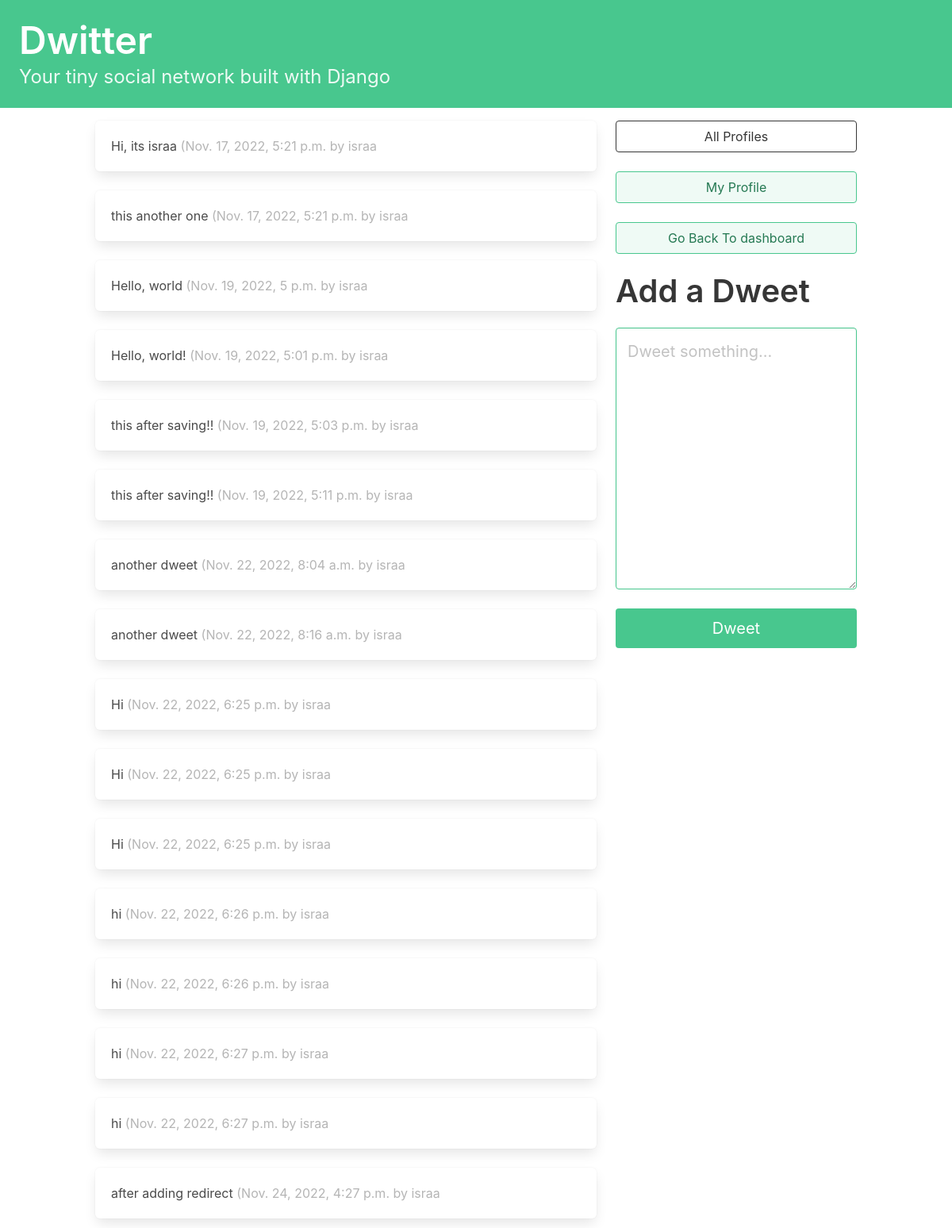
Before: /home/ (signed in) with the older database file.
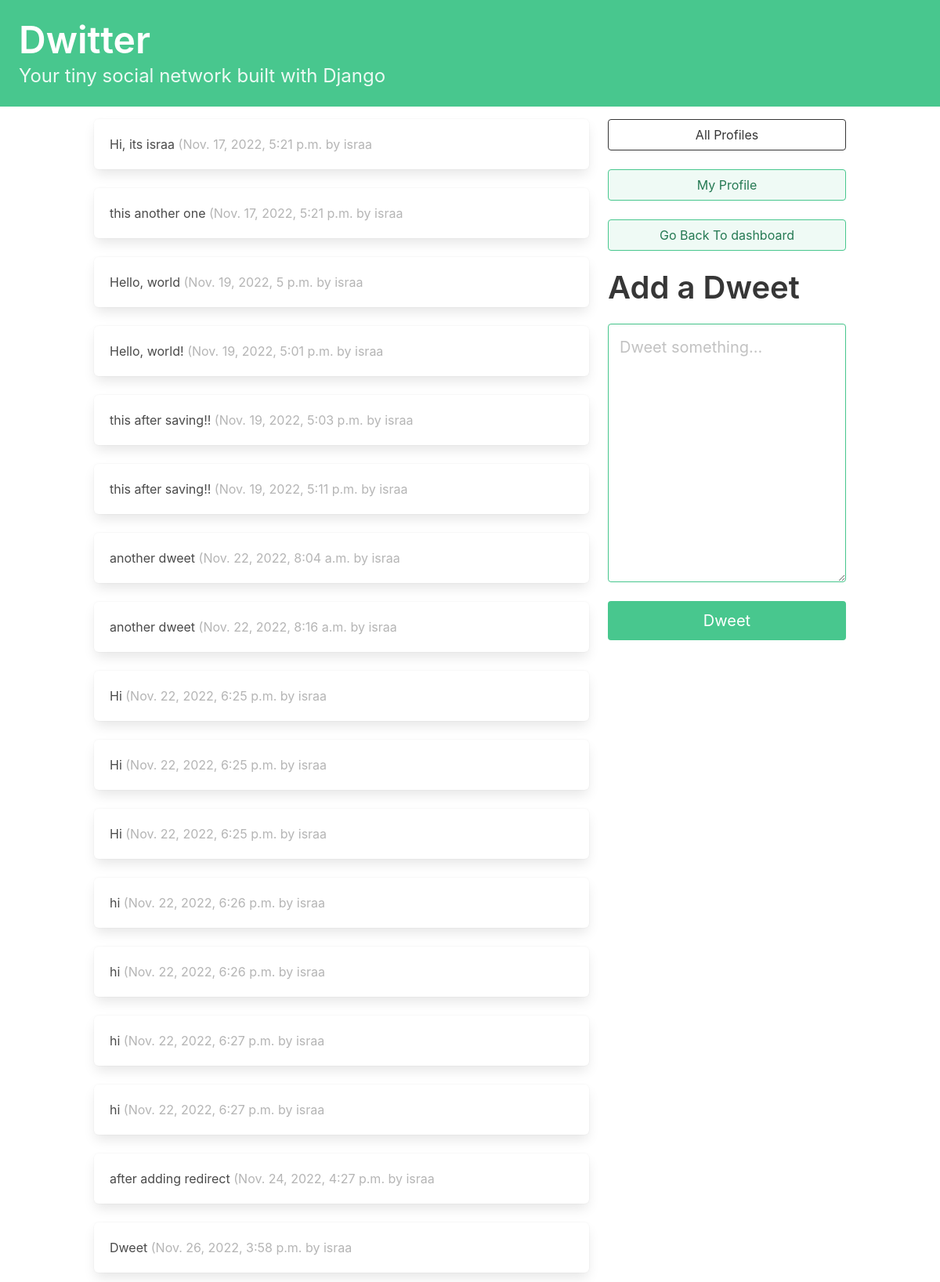
After: the same page with the newer database file.
### dwitter/models.py (models this page shows, shortened)
class Dweet(models.Model):
    user = models.ForeignKey(
        User, related_name="dweets", on_delete=models.DO_NOTHING
        )
    body = models.CharField(max_length=140)
    created_at = models.DateTimeField(auto_now_add=True)

### dwitter/views.py (the view, shortened to what this page needs)
# urls.py: path("home/", home, name="home"),
def home(request):
    form = DweetForm(request.POST or None)
    followed_dweets = Dweet.objects.filter(
        user__profile__in=request.user.profile.follows.all()
        ).order_by("-created_at")
    return render(request,"dwitter/home.html",{"form": form, "dweets": followed_dweets},
    )
    return render(request, "dwitter/home.html", {"form": form})

### dwitter/forms.py
class DweetForm(forms.ModelForm):
    body = forms.CharField(
        required=True,
        widget=forms.widgets.Textarea(
            attrs={
                "placeholder": "Dweet something...",
                "class": "textarea is-success is-medium",
}
),
        label="",
)
    class Meta:
        model = Dweet
        exclude = ("user", )

### dwitter/templates/dwitter/home.html (shortened to what this page needs)
{% extends 'base.html' %}
{% block content %}
<div class="column">
{% for followed in user.profile.follows.all %}
{% for dweet in followed.user.dweets.all %}
<div class="box">
{{dweet.body}}
<span class="is-small has-text-grey-light">
    ({{ dweet.created_at }} by {{ dweet.user.username }}
    </span>
    </div>
    {% endfor %}
    {% endfor %}
    </div>
    <div class="column is-one-third">
        <div class="block">
        <a href="{% url 'dwitter:profile_list' %} ">
        <button class="button is-dark is-outlined is-fullwidth">
        All Profiles
        </button>
        </a>
        </div>
        <div class="block">
        <a href="{% url 'dwitter:profile' request.user.profile.id %}">
        <button class="button is-success is-light is-outlined is-fullwidth">
        My Profile
        </button>
        </a>
        </div>
        <div class="block">
            <a href="{% url 'dashboard' %}">
            <button class="button is-success is-light is-outlined is-fullwidth">
            Go Back To dashboard
            </button>
            </a>
            </div>
        <div class="block">
        <div class="block">
        <h2 class="title is-2">Add a Dweet</p>
        </div>
        <div class="block">
        <form method="post">
        {{ form.as_p }}
        <button class="button is-success is-fullwidth is-medium mt-5"
        type="submit">Dweet
        </button>
        </form>
        </div>
        </div>
        </div>
{% endblock content %}

### dwitter/templates/base.html (shortened to what this page needs)
<!DOCTYPE html>
<html lang="en">
<head>
<link rel="stylesheet"
href="https://cdn.jsdelivr.net/npm/bulma@0.9.3/css/bulma.min.css">
</head>
<body>
<section class="hero is-small is-success mb-4">
<div class="hero-body">
<h1 class="title is-1">Dwitter</h1>
<p class="subtitle is-4">
Your tiny social network built with Django
</p>
</div>
</section>
<div class="container">
    <div class="columns">
        {% block content %}
        {% endblock content %}
        </div>
        </div>
        </body>
        </html>

Changed rows visible on the page:
added Dweet: body "Dweet", created_at "Nov. 26, 2022, 3:58 p.m.", user.username "israa"
